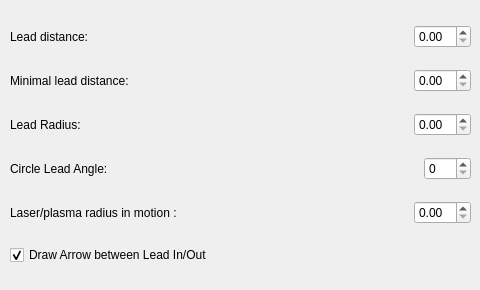
      <widget class="QWidget" name="page_5">
       <widget class="QWidget" name="verticalLayoutWidget_2">
        <property name="geometry">
         <rect>
          <x>10</x>
          <y>10</y>
          <width>461</width>
          <height>271</height>
         </rect>
        </property>
        <layout class="QVBoxLayout" name="verticalLayout_3">
         <item>
          <layout class="QHBoxLayout" name="horizontalLayout_11">
           <item>
            <widget class="QLabel" name="label">
             <property name="whatsThis">
              <string>The default distance at which a lead is placed.</string>
             </property>
             <property name="text">
              <string>Lead distance:</string>
             </property>
            </widget>
           </item>
           <item>
            <spacer name="horizontalSpa">
             <property name="orientation">
              <enum>Qt::Horizontal</enum>
             </property>
             <property name="sizeHint" stdset="0">
              <size>
               <width>40</width>
               <height>20</height>
              </size>
             </property>
            </spacer>
           </item>
           <item>
            <widget class="QDoubleSpinBox" name="leadDistSB"/>
           </item>
          </layout>
         </item>
         <item>
          <layout class="QHBoxLayout" name="horizontalLayout_13">
           <item>
            <widget class="QLabel" name="label_15">
             <property name="whatsThis">
              <string>If no possible leads can be created within the provided distance, an uncertain lead, which need to be moved by the user, is placed.</string>
             </property>
             <property name="text">
              <string>Minimal lead distance:</string>
             </property>
             <property name="buddy">
              <cstring>minLeadDistSB</cstring>
             </property>
            </widget>
           </item>
           <item>
            <spacer name="horizontalSpacer_7">
             <property name="orientation">
              <enum>Qt::Horizontal</enum>
             </property>
             <property name="sizeHint" stdset="0">
              <size>
               <width>40</width>
               <height>20</height>
              </size>
             </property>
            </spacer>
           </item>
           <item>
            <widget class="QDoubleSpinBox" name="minLeadDistSB"/>
           </item>
          </layout>
         </item>
         <item>
          <layout class="QHBoxLayout" name="horizontalLayout_17">
           <item>
            <widget class="QLabel" name="label_17">
             <property name="whatsThis">
              <string>This is only for Graphical representation of the laser beam, it won't affect the Generated code.</string>
             </property>
             <property name="text">
              <string>Lead Radius:</string>
             </property>
             <property name="buddy">
              <cstring>leadRadiusMotionSB</cstring>
             </property>
            </widget>
           </item>
           <item>
            <spacer name="horizontalSpac">
             <property name="orientation">
              <enum>Qt::Horizontal</enum>
             </property>
             <property name="sizeHint" stdset="0">
              <size>
               <width>40</width>
               <height>20</height>
              </size>
             </property>
            </spacer>
           </item>
           <item>
            <widget class="QDoubleSpinBox" name="leadRadiusSB">
             <property name="toolTip">
              <string>Will represent the Arrow stroke width</string>
             </property>
            </widget>
           </item>
          </layout>
         </item>
         <item>
          <layout class="QHBoxLayout" name="horizontalLayout_12">
           <item>
            <widget class="QLabel" name="label_2">
             <property name="whatsThis">
              <string>Angle at which circles leads should be drawn (and cut).</string>
             </property>
             <property name="text">
              <string>Circle Lead Angle:</string>
             </property>
             <property name="buddy">
              <cstring>leadAngleSB</cstring>
             </property>
            </widget>
           </item>
           <item>
            <spacer name="horizontalSpacer_8">
             <property name="orientation">
              <enum>Qt::Horizontal</enum>
             </property>
             <property name="sizeHint" stdset="0">
              <size>
               <width>40</width>
               <height>20</height>
              </size>
             </property>
            </spacer>
           </item>
           <item>
            <widget class="QSpinBox" name="leadAngleSB">
             <property name="maximum">
              <number>360</number>
             </property>
            </widget>
           </item>
          </layout>
         </item>
         <item>
          <layout class="QHBoxLayout" name="horizontalLayout_25">
           <item>
            <widget class="QLabel" name="label_24">
             <property name="whatsThis">
              <string>Angle at which circles leads should be drawn (and cut).</string>
             </property>
             <property name="text">
              <string>Laser/plasma radius in motion :</string>
             </property>
             <property name="buddy">
              <cstring>leadAngleSB</cstring>
             </property>
            </widget>
           </item>
           <item>
            <spacer name="horizontalSpacer_16">
             <property name="orientation">
              <enum>Qt::Horizontal</enum>
             </property>
             <property name="sizeHint" stdset="0">
              <size>
               <width>40</width>
               <height>20</height>
              </size>
             </property>
            </spacer>
           </item>
           <item>
            <widget class="QDoubleSpinBox" name="leadRadiusMotionSB">
             <property name="toolTip">
              <string>Will represent the Arrow stroke width</string>
             </property>
            </widget>
           </item>
          </layout>
         </item>
         <item>
          <widget class="QCheckBox" name="drawArrowCB">
           <property name="text">
            <string>Draw Arrow between Lead In/Out</string>
           </property>
           <property name="checked">
            <bool>true</bool>
           </property>
          </widget>
         </item>
        </layout>
       </widget>
      </widget>
